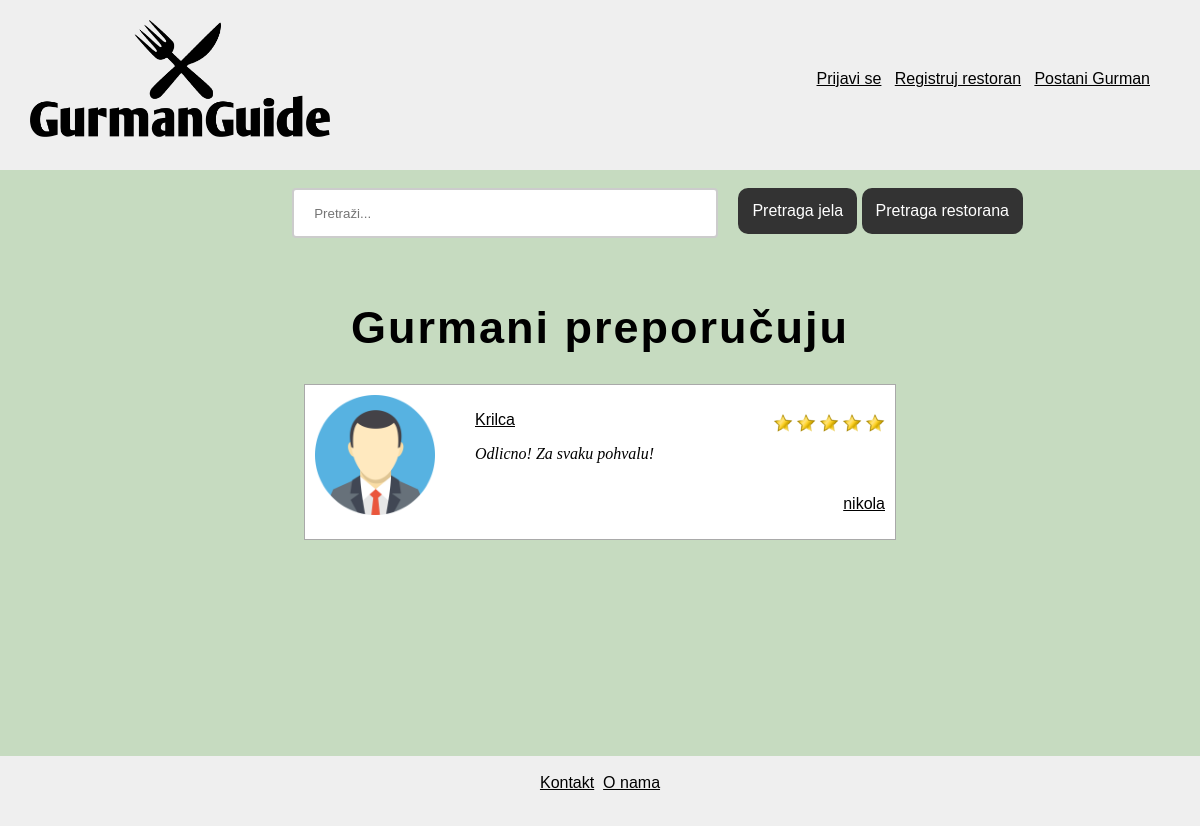
Page /Implementacija/index.php on the committed database.
### tables this page shows
CREATE TABLE IF NOT EXISTS `jelo` (
  `Naziv` varchar(30) DEFAULT NULL,
  `Opis` varchar(250) DEFAULT NULL,
  `IdJelo` int(11) NOT NULL,
  `IdKorisnik` int(11) NOT NULL,
  `IdSlika` int(11) NOT NULL,
  `Pregledano` char(1) DEFAULT NULL,
  PRIMARY KEY (`IdJelo`),
  KEY `R_5` (`IdKorisnik`),
  KEY `R_13` (`IdSlika`)
);

CREATE TABLE IF NOT EXISTS `slika` (
  `IdSlika` int(11) NOT NULL,
  `Putanja` varchar(300) DEFAULT NULL,
  PRIMARY KEY (`IdSlika`)
);

CREATE TABLE IF NOT EXISTS `recenzija` (
  `IdKorisnik` int(11) NOT NULL,
  `Ocena` int(11) DEFAULT NULL,
  `Komentar` varchar(250) DEFAULT NULL,
  `IdJelo` int(11) NOT NULL,
  `Pregledano` char(1) DEFAULT NULL,
  PRIMARY KEY (`IdJelo`,`IdKorisnik`),
  KEY `R_7` (`IdKorisnik`)
);

CREATE TABLE IF NOT EXISTS `korisnik` (
  `IdKorisnik` int(11) NOT NULL,
  `KorisnickoIme` varchar(20) DEFAULT NULL,
  `Lozinka` varchar(20) DEFAULT NULL,
  `Email` varchar(30) DEFAULT NULL,
  PRIMARY KEY (`IdKorisnik`)
);

### Implementacija/application/controllers/C_Gost.php (called while the page is built, shortened)
<?php
class C_Gost extends C_Zajednicki {
    public function index() {
        $topJeloId = $this->M_Recenzija->dohvatiTopJelo();
        $recenzija = $this->M_Recenzija->dohvatiTopRecenziju($topJeloId->IdJelo);
        $jelo = $this->M_Jelo->dohvatiJelo($topJeloId->IdJelo);
        $klasa = new stdClass();
        $klasa->Putanja = $this->M_Slika->dohvatiPutanju($jelo->IdSlika)->Putanja;
        $klasa->IdJelo = $topJeloId->IdJelo;
        $klasa->Komentar = $recenzija->Komentar;
        $klasa->Ocena = $recenzija->Ocena;
        $klasa->Naziv = $jelo->Naziv;
        $gurman = $this->M_Gurman->dohvatiGurmana($recenzija->IdKorisnik);
        $klasa->kIme = $gurman->KorisnickoIme;
        $klasa->idK = $gurman->IdKorisnik;
        $this->load->view("sablon/headerGost.php", ['title' => 'GurmanGuide']);
        $this->load->view('stranice/main.php', ['jelo' => $klasa]);
        $this->load->view('sablon/footer.php');
    }
}

### Implementacija/index.php (called while the page is built, shortened)
<?php
require_once BASEPATH.'core/CodeIgniter.php';

### Implementacija/application/models/M_Recenzija.php (called while the page is built, shortened)
<?php
class M_Recenzija
extends CI_Model{
    public function dohvatiTopJelo() {
        $this->db->select('r.IdJelo');
        $this->db->from('recenzija r, jelo j, restoran rest');
        $this->db->where('r.Pregledano', 'P');
        $this->db->where('r.IdJelo = j.IdJelo');
        $this->db->where('rest.IdKorisnik = j.IdKorisnik');
        $this->db->where('j.Pregledano', 'P');
        $this->db->where('rest.Pregledano', 'P');
        $this->db->group_by('r.IdJelo');
        $this->db->having('avg(r.Ocena) >= 4');
        $this->db->order_by('rand()');
        return $this->db->get()->row();
    }
    public function dohvatiTopRecenziju($idJelo) {
        $this->db->select('*');
        $this->db->from('recenzija');
        $this->db->where('IdJelo', $idJelo);
        $this->db->where('Ocena >= 4');
        $this->db->where('Pregledano', 'P');
        $this->db->order_by('rand()');
        return $this->db->get()->row();
    }
}

### Implementacija/application/models/M_Jelo.php (called while the page is built, shortened)
<?php
class M_Jelo extends CI_Model {
    public function dohvatiJelo($idJelo) {
        $this->db->from('jelo');
        $this->db->where('IdJelo', $idJelo);
        return $this->db->get()->row();
    }
}

### Implementacija/application/views/stranice/main.php (the view, shortened to what this page needs)
        <br /><br /><br /><br /><br /><br /><br /><br /><br /><br />
<form name="forma" action="" method="post" enctype="multipart/form-data">
	<div class="row">
		<div class="leftcolumn">
			<input type="text" class="pretraga" id="search" name="target" placeholder="Pretraži...">
		</div>
                <div class="rightcolumn">
                    <div class="dropdown">
                        <div class="dropbtn">Pretraga jela</div>
                    </div>
                    <div class="dropdown">
                        <div class="dropbtn">Pretraga restorana</div>
                    </div>
                </div>
        </div>
</form>
<?php
    if (empty($jelo) == false) {
        echo "<br><div class='row'><h1 class='naslovH1'><b>Gurmani preporučuju</b></h1></div>";
        echo "<div class='box'> <img class='slika'style='width:120px;height:120px;margin-right:40px;' src=' $jelo->Putanja'/>";
        echo "<p>";
        echo "<a href='";
        echo site_url("{$this->router->class}/prikaziJelo/$jelo->IdJelo");
        echo "'>$jelo->Naziv</a>";
        for ($i = 0; $i < $jelo->Ocena; $i++){
            echo "<img src='http://localhost/GurmanGuide/images/star.png' style='margin-top:2px; margin:right:5px; height:20px; width:20px;' align='right'>";
        }
        echo "</p>";
        echo "<p class='lugano'>$jelo->Komentar</p>";
        echo "<p style='float:right'>";
        echo "<a href='";
        echo site_url("{$this->router->class}/pregledProfilaGurmana/$jelo->idK");
        echo "'>$jelo->kIme</a></p></div>";
    }
?>

### Implementacija/application/views/sablon/headerGost.php (style rules this page uses)
body { background-color:rgb(198, 219, 192); font-family: "Arial Black", Gadget, sans-serif; }
.box { background-color: white; width: 50%; border: 1px solid darkgray; padding: 10px; margin: auto; overflow:auto; }
.slika { float:left; }
a { color:black; }
* { box-sizing: border-box; }
.pretraga { width: 60%; padding : 20px; border: 2px solid #ccc; margin-left: 40%; height: 50px; border-radius: 4px; resize: vertical; }
.naslovH1 { text-align: center; font-size: 45px; letter-spacing: 2px; font-weight: bold; }
.row:after { content: ""; display: table; clear: both; }
.leftcolumn { float: left; width: 60%; }
.rightcolumn { float: left; width: 40%; padding-left: 20px; }
.dropbtn { background-color: #333; border-radius: 10px; color: white; padding: 14px; font-family: Arial, Helvetica, sans-serif; font-size: 16px; border: none; text-align: center; }
.dropdown { position: relative; display: inline-block; }
.lugano { font-family:"Georgia",serif; font-style:italic; }

### rows in the picture
jelo: IdSlika.Putanja (picture), Naziv "Krilca"
recenzija: Ocena 5 (drawn), Komentar "Odlicno! Za svaku pohvalu!"
korisnik: KorisnickoIme "nikola"
